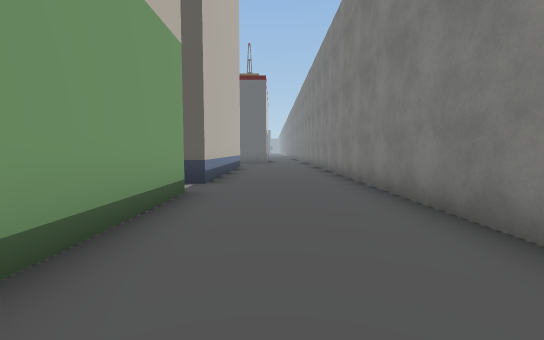
View 1 (above)

23 first-person views from a walk through a Unity game level. The camera is 1.4 m above the floor, tilts 4° down and sees 90° across. The floor is counted in squares, 2 m on a side. Each view is taken from the middle of a square. On the plan, view 1 faces up. The plan holds only what a view shows up to about 9 squares ahead; the rest is blank. The place goes on beyond the plan. Some surface patterns are stand-ins.

View 2
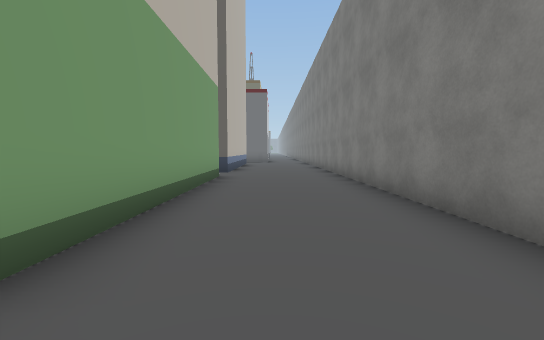

View 3
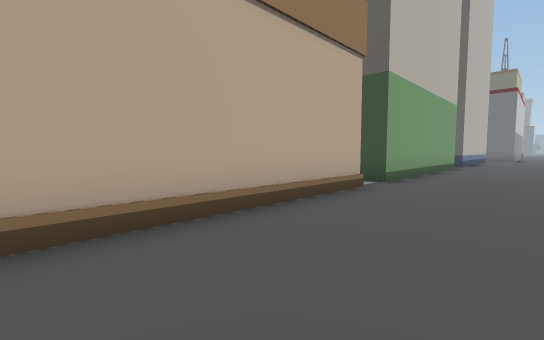

View 4
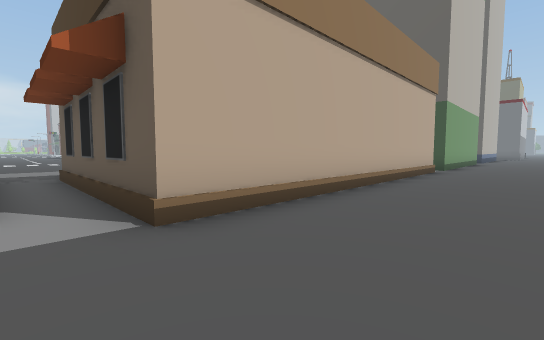

View 5
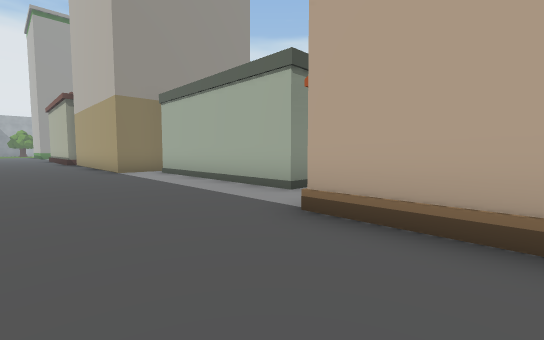

View 6
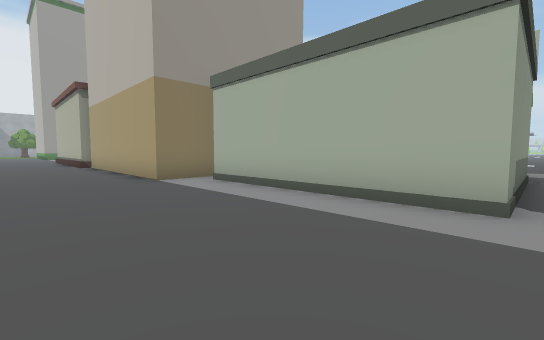

View 7
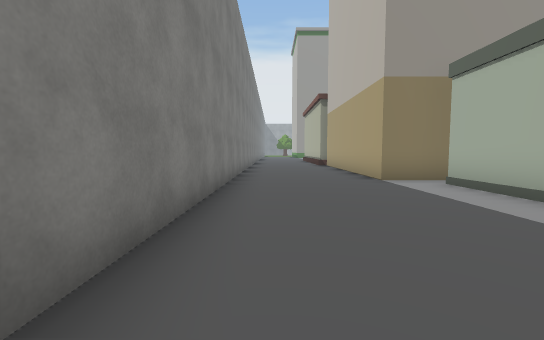

View 8
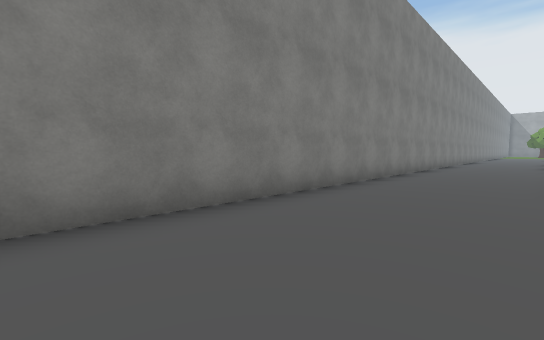

View 9
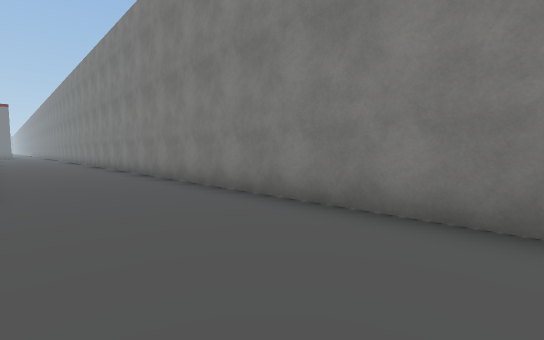

View 10
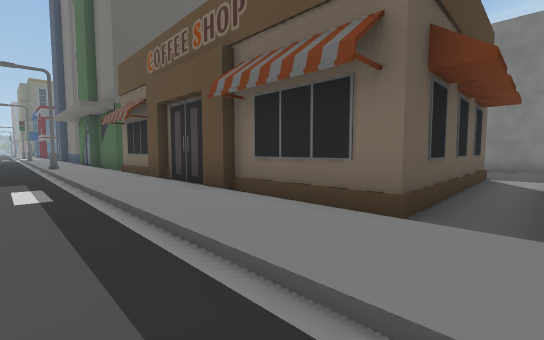

View 11
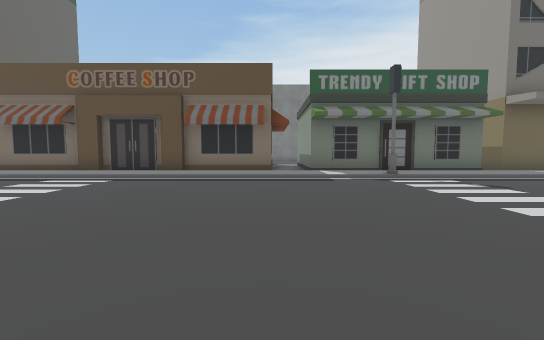

View 12
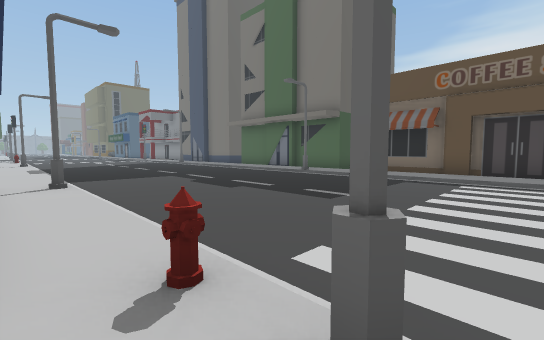

View 13
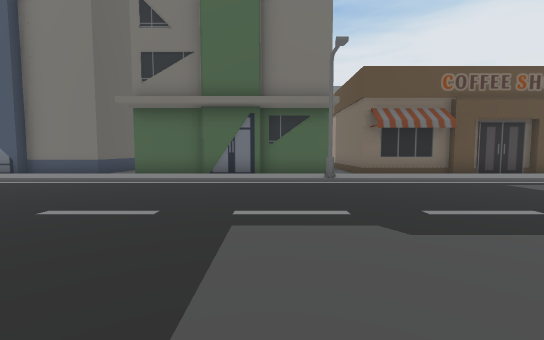

View 14
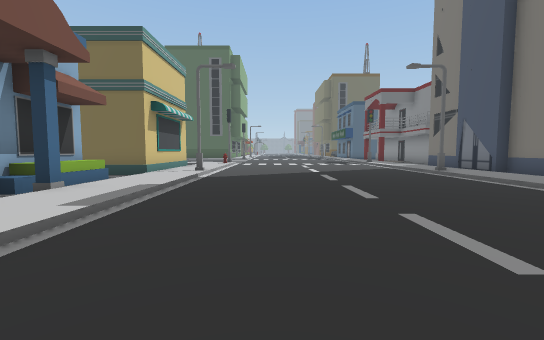

View 15
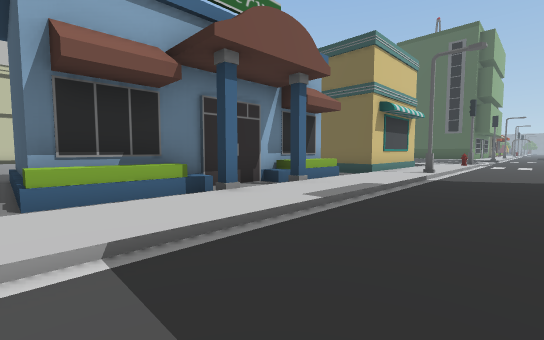

View 16
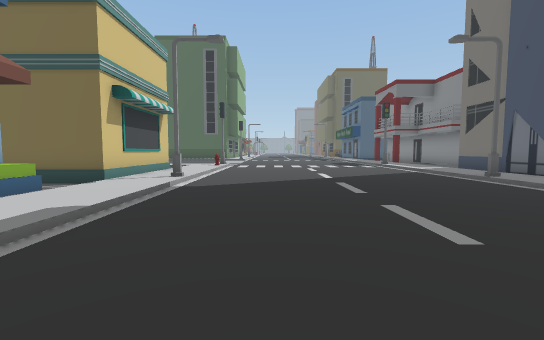

View 17
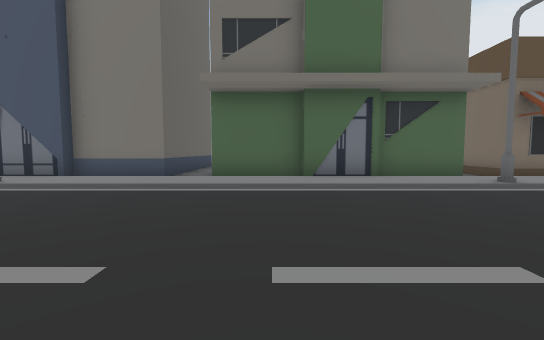

View 18
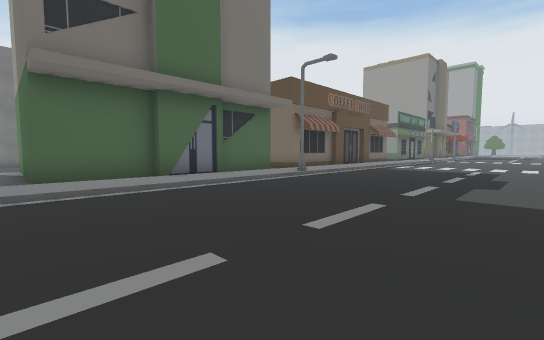

View 19
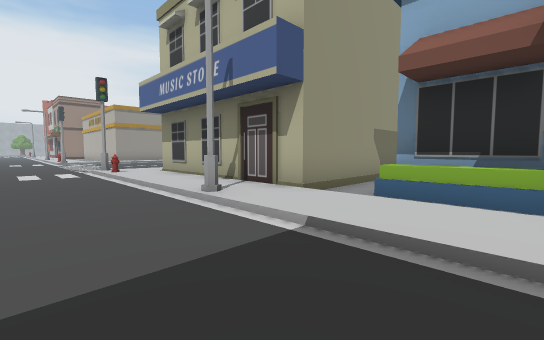

View 20
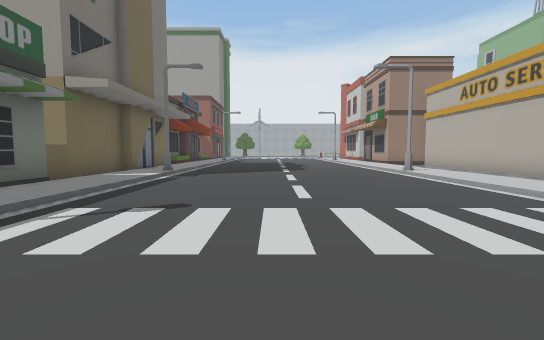

View 21
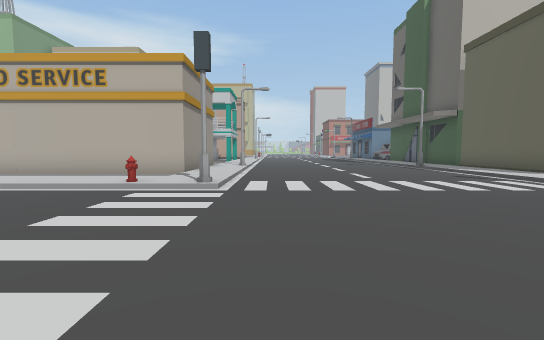

View 22
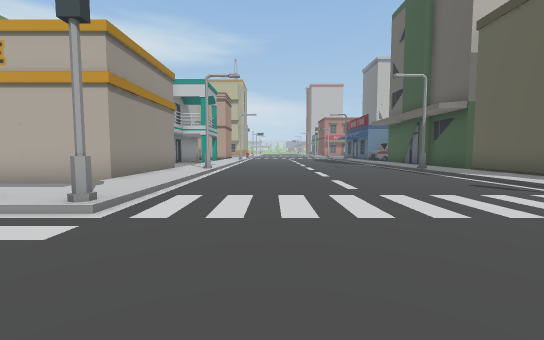

View 23
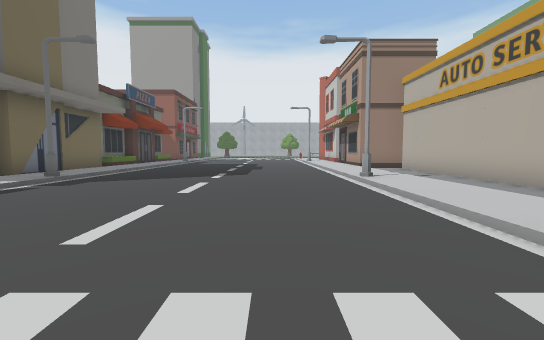

### Floor plan
Key: @ floor where view 1 was taken; # wall or solid block; . main floor; : floor 0.25 m higher than the main floor; / step, stairs or slope; B building; S streetlight; H hydrant.
Columns run from 22 left of view 1 to 2 right of it. Each row starts with its distance up from view 1.
 11     #:/....../:B
 10     #:/....../:B
  9     #:/....../:B    B...#
  8   ###:S......S:B    B...#
  7     ///....../:B    B...#
  6    B///....../:BBB  B...#
  5    B //....../:.........#
  4    B.:/....../:BBBBBB...#
  3    B.:/....../:B    B...#
  2    B///....../:B    B...#
  1 BBBB///....../:B    B...#
  0 ///////....../:B    B.@.#
 -1 #####:/....../:B    B...#
 -2     #:S......S:B    B...
 -3     #:/....../:###  #...
 -4     #:/....../:#    #...
 -5     #:/....../:#    #...
 -6 #####:/....../:#    #...
 -7 ::::::H....../:#    #...#
 -8 ://///#....../:#    #...#
 -9 ............./:#    #...#
-10 ............./:#    #...#
-11 ............./:#    #...#
-12 ............./:######...#
-13 ............./:.........#
-14 ............./:#####....#
-15 ./////#......#:#   #....#
-16 ::::::/....../:#   #....#
-17 BBBB.:H....../:#   #....#
-18    B.:/....../:#   #....#
-19    B.:/....../:    .....#
-20    B.:/....../:BBBBBB...#
-21    B.:S......S:B    B...#
-22    B.:/....../:B    B...#
-23    B.:/....../:B    B...#
-24    B.:/....../:B    B...#

Where each view was taken, in squares from view 1:
view 1: 0 up, 0 right, facing up
view 2: 3 down, 0 right, facing up
view 3: 8 down, 1 right, facing up-left
view 4: 13 down, 1 right, facing up-left
view 5: 10 down, 1 right, facing down-left
view 6: 13 down, 1 right, facing down-left
view 7: 13 down, 1 right, facing down
view 8: 14 down, 1 left, facing down-right
view 9: 17 down, 1 left, facing up-right
view 10: 13 down, 10 left, facing up-right
view 11: 12 down, 16 left, facing right
view 12: 8 down, 17 left, facing up-right
view 13: 0 up, 16 left, facing right
view 14: 0 up, 14 left, facing up
view 15: 0 up, 14 left, facing up-left
view 16: 2 up, 14 left, facing up
view 17: 3 up, 14 left, facing right
view 18: 5 up, 14 left, facing down-right
view 19: 2 up, 14 left, facing down-left
view 20: 13 down, 12 left, facing down
view 21: 14 down, 11 left, facing left
view 22: 13 down, 13 left, facing left
view 23: 15 down, 14 left, facing down
